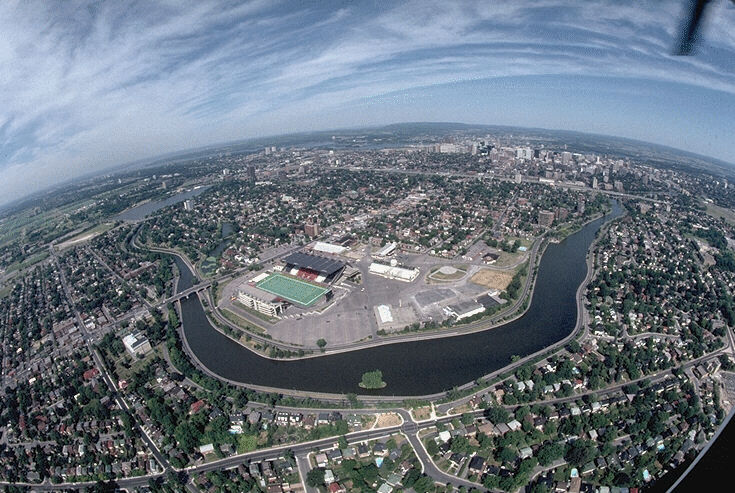
//> input picture arial.ppm, 735 x 493 px
$ ./loadfile arial.ppm   (built with g++ and OpenCV 4)
//> lines starting //> are read from the running program, lines starting //| are printed output that depends on the picture
#include <vector>
#include <iostream>
#include <opencv2/core.hpp>
#include <opencv2/highgui.hpp>
#include <opencv2/imgproc.hpp> // Needed for image processing functions

using namespace std;
using namespace cv;

// Function to load an image from a file
Mat loadImage(const char* img_file) {
//> called with img_file = "arial.ppm"
  Mat img = imread(img_file);
//> img is the input picture: 493 rows x 735 cols, CV_8UC3; mean B, G, R 127.5, 116.4, 105.9
  if (img.empty()) {
    cerr << "Error: Unable to load image!" << endl;
    exit(1);
  }
  return img;
}

// Function to display an image with a given window title
void displayImage(const string& title, Mat img) {
  imshow(title, img);
  waitKey(0);
}

// Function to split an image into its color channels (B, G, R)
vector<Mat> splitColor(Mat img) {
  vector<Mat> channels(3);
  split(img, channels); // Splits into Blue, Green, and Red channels
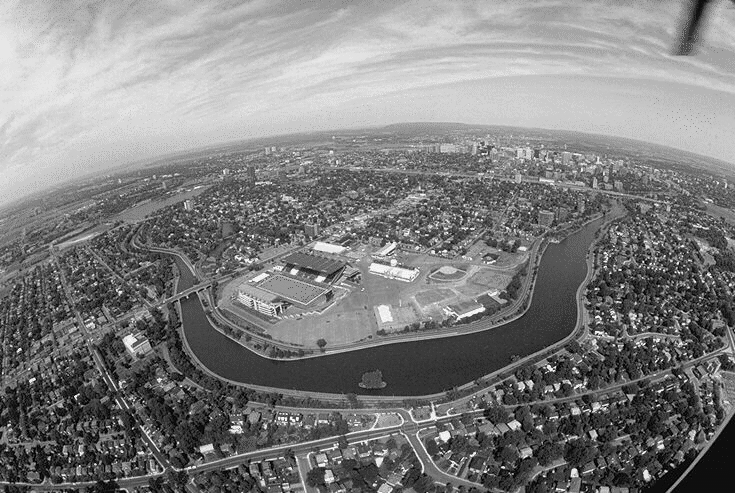
//> channels[0]: 493 rows x 735 cols, CV_8UC1; min 3, max 247, mean 127.5
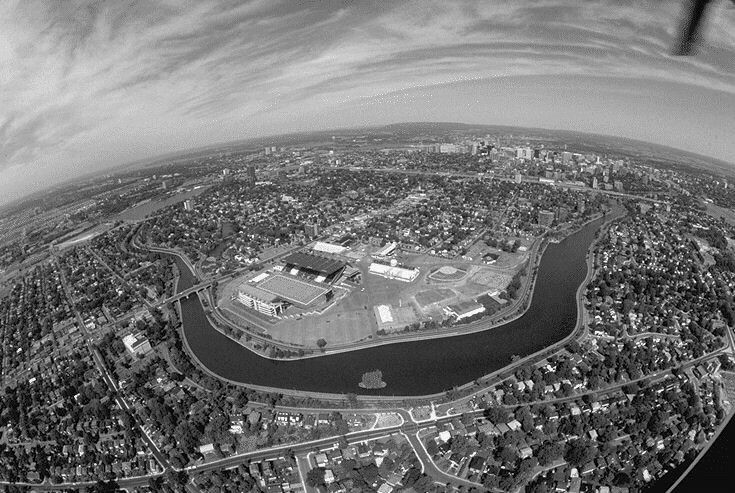
//> channels[1]: 493 rows x 735 cols, CV_8UC1; min 2, max 249, mean 116.4
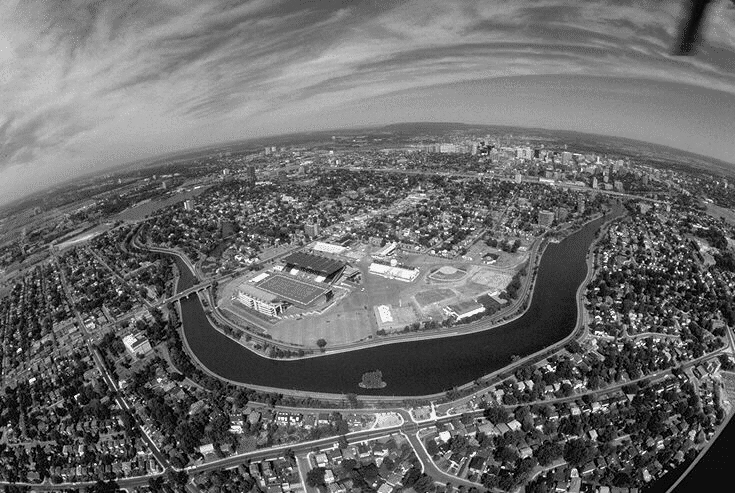
//> channels[2]: 493 rows x 735 cols, CV_8UC1; min 1, max 249, mean 105.9
  return channels;
}

Mat grayscale(Mat img) {
  Mat gray;
  cvtColor(img, gray, COLOR_BGR2GRAY);
  return gray;
}

Mat histogram(Mat img) {
  Mat hist;
  int histSize = 256;
  float range[] = { 0, 256 };
  const float* histRange[] = { range };
  calcHist(&img, 1, 0, Mat(), hist, 1, &histSize, histRange, true, false);
//> hist = 256 values, max 6876 at index 154, min 0 at index 0, mean 1415.4
  int hist_w = 1024, hist_h = 800;
  int bin_w = cvRound( (double) hist_w/histSize );
  Mat histImage( hist_h, hist_w, CV_8UC3, Scalar( 0,0,0) );
  for( int i = 1; i < histSize; i++ )
  {
    line( histImage, Point( bin_w*(i-1), hist_h - cvRound(hist.at<float>(i-1)) ),
      Point( bin_w*(i), hist_h - cvRound(hist.at<float>(i)) ),
      Scalar( 255, 255, 255), 1, 8, 0  );
  }
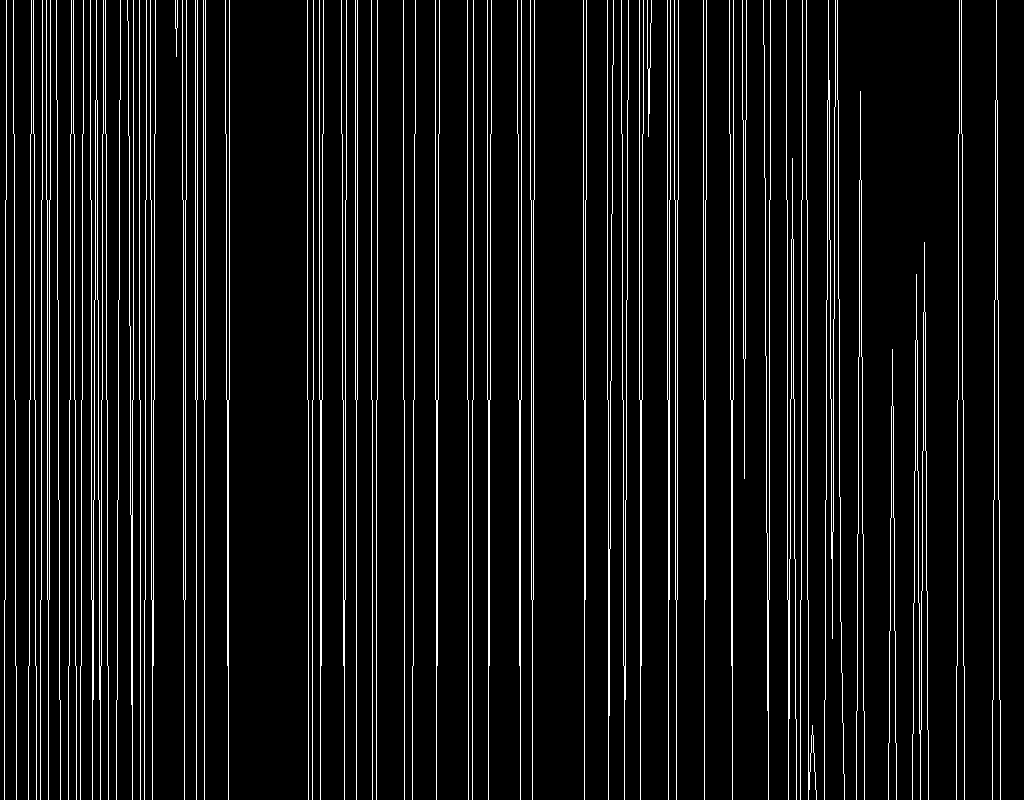
//> histImage: 800 rows x 1024 cols, CV_8UC3; 8.2% white in thin lines or dots
  return histImage;
}

Mat imageBlur(Mat img, Size kSize){
  Mat img_blur;
  blur(img, img_blur, kSize);
  return img_blur;
}

// Function to compute absolute difference between two images
Mat computeDifference(Mat img1, Mat img2) {
  Mat img2_resized;
  resize(img2, img2_resized, img1.size()); // Resize img2 to match img1
  Mat diff;
  absdiff(img1, img2_resized, diff);
  return diff;
}

// Function to compute Mean Squared Error (MSE)
double computeMSE(Mat img1, Mat img2) {
  Mat img2_resized;
  resize(img2, img2_resized, img1.size()); // Resize img2 to match img1
  Mat diff;
  absdiff(img1, img2_resized, diff);
  diff.convertTo(diff, CV_32F);
  diff = diff.mul(diff);
  Scalar s = sum(diff);
  double mse = (s[0] + s[1] + s[2]) / (img1.channels() * img1.total());
  return mse;
}

// Compute Peak Signal-to-Noise Ratio (PSNR)
double computePSNR(Mat img1, Mat img2) {
  double mse = computeMSE(img1, img2);
  if (mse == 0) return INFINITY;
  double psnr = 10.0 * log10((255 * 255) / mse);
  return psnr;
}

int main(int argc, char** argv) {
  if (argc < 2) {
    cerr << "Usage: " << argv[0] << " <image_path>" << endl;
    return 1;
  }

  // Load the image
  Mat img = loadImage(argv[1]);

  // Display the original image
  displayImage("Original Image", img);

  // Split the image into its color channels
  vector<Mat> img_split = splitColor(img);

  // Display each channel
  displayImage("Blue Channel", img_split[0]);
  displayImage("Green Channel", img_split[1]);
  displayImage("Red Channel", img_split[2]);

  Mat img_gray = grayscale(img);
  displayImage("Original Image", img);
  displayImage("Grayscale", img_gray);

  Mat hist_img = histogram(img_gray);
  displayImage("Histogram",hist_img);

  Mat blur_img = imageBlur(img, Size(10,10));
  displayImage("Original Image", img);
  displayImage("Blurred Image",blur_img);

  if (argc == 3) {
    Mat img2 = loadImage(argv[2]);
    Mat diff_img = computeDifference(img_gray, grayscale(img2));
    displayImage("Difference Image", diff_img);
    double mse = computeMSE(img_gray, grayscale(img2));
    double psnr = computePSNR(img_gray, grayscale(img2));

    cout << "MSE: " << mse << endl;
    cout << "PSNR: " << psnr << " dB" << endl;
  }

  return 0;
}
